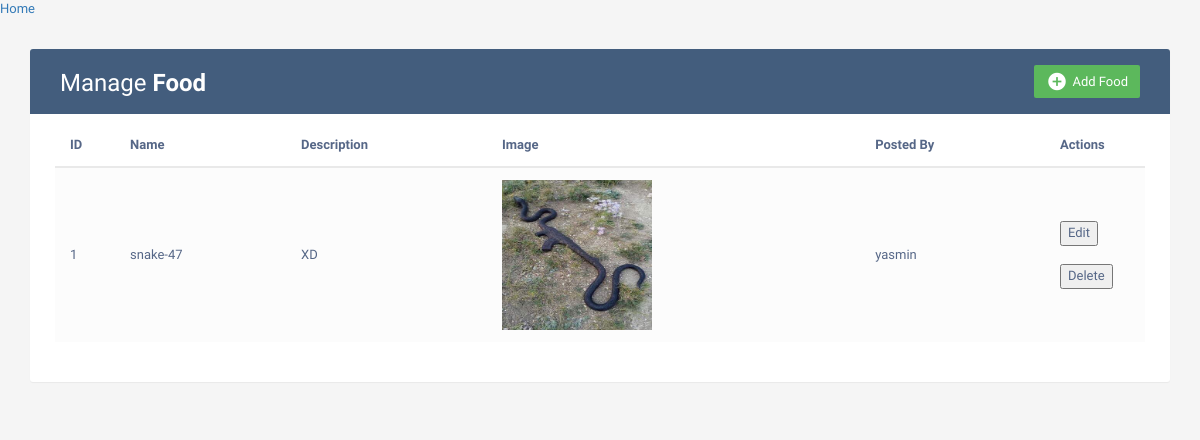
The page /posts (signed in) on the database its author committed.
### tables this page shows
CREATE TABLE "posts" (
	"post_name"	TEXT NOT NULL,
	"post_id"	INTEGER NOT NULL PRIMARY KEY AUTOINCREMENT UNIQUE,
	"post_img"	TEXT NOT NULL UNIQUE,
	"post_desc"	TEXT NOT NULL UNIQUE,
	"poster_id"	INTEGER NOT NULL,
	FOREIGN KEY("poster_id") REFERENCES "users"("id")
);

CREATE TABLE "users" (
	"id"	INTEGER NOT NULL PRIMARY KEY AUTOINCREMENT,
	"username"	TEXT NOT NULL UNIQUE,
	"pass"	TEXT NOT NULL,
	"img"	TEXT
);

### foodie_back.py (the view)
@app.route("/posts",methods=["GET","POST"])
def posts():
    if request.method =="GET":
        try:
            session['username']
        except:
            flash("login -_-")
            return redirect("signin")
        with sql.connect("foodie.db") as con:
            cur = con.cursor()
            cur.execute("select post_id,post_name,post_desc,post_img,username from posts \
                        left join users on poster_id=id")
            data= cur.fetchall()
            return render_template("foods.html",data=data)

### templates/foods.html (shortened to what this page needs)
<!DOCTYPE html>
<html lang="en">
  <head>
    <link
      href="https://maxcdn.bootstrapcdn.com/font-awesome/4.7.0/css/font-awesome.min.css"
      rel="stylesheet"
    />
    <link
      href="https://maxcdn.bootstrapcdn.com/bootstrap/3.3.7/css/bootstrap.min.css"
      rel="stylesheet"
    />
  </head>
  <body>
    <a href="/">Home</a>
    <div class="container">
      <div class="table-wrapper">
        <div class="table-title">
          <div class="row">
            <div class="col-sm-6">
              <h2>Manage <b>Food</b></h2>
            </div>
            <div class="col-sm-6">
              <a href="add" class="btn btn-success" data-toggle="modal"
                ><i class="material-icons">&#xE147;</i> <span>Add Food</span></a
              >
            </div>
          </div>
        </div>
        <table class="table table-striped table-hover">
          <thead>
            <tr>
              <th>ID</th>
              <th>Name</th>
              <th>Description</th>
              <th>Image</th>
              <th>Posted By</th>
              <th>Actions</th>
            </tr>
          </thead>
          <tbody>
              {% for i in data %}
              <tr>
                <td>{{i[0]}}</td>
                <td>{{i[1]}}</td>
                <td>{{i[2]}}</td>
                <td><img src="{{i[3]}}" class="img" /></td>
                <td>{{i[4]}}</td>
                <td>
                  <form action="/edit"method="POST">
                  <input type="submit" value="Edit">
                  </form>
                  <br />
                  <form action="/delete" method="POST">
                  <input type="submit" value="Delete">
                  </form>
                </td>
              {% endfor %}
          </tbody>
        </table>
      </div>
    </div>
</html>

### templates/foods.html (style rules this page uses)
body { color: #566787; background: #f5f5f5; font-family: "Varela Round", sans-serif; font-size: 13px; }
.table-wrapper { background: #fff; padding: 20px 25px; margin: 30px 0; border-radius: 3px; box-shadow: 0 1px 1px rgba(0, 0, 0, 0.05); }
.table-title { padding-bottom: 15px; background: #435d7d; color: #fff; padding: 16px 30px; margin: -20px -25px 10px; border-radius: 3px 3px 0 0; }
.table-title h2 { margin: 5px 0 0; font-size: 24px; }
.table-title .btn { color: #fff; float: right; font-size: 13px; border: none; min-width: 50px; border-radius: 2px; border: none; outline: none !important; margin-left: 10px; }
.table-title .btn i { float: left; font-size: 21px; margin-right: 5px; }
.table-title .btn span { float: left; margin-top: 2px; }
table.table tr th, table.table tr td { border-color: #e9e9e9; padding: 12px 15px; vertical-align: middle; }
table.table tr th:first-child { width: 60px; }
table.table tr th:last-child { width: 100px; }
table.table-striped tbody tr:nth-of-type(odd) { background-color: #fcfcfc; }
img { height: 150px; width: 150px; }

### rows shown on the page
posts: post_id "1", post_name "snake-47", post_desc "XD", post_img (picture), username "yasmin"
